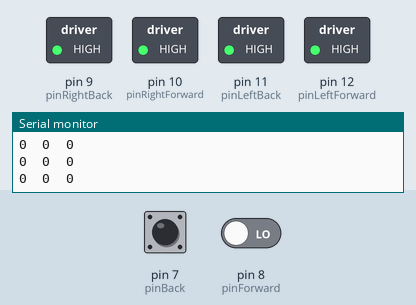
The sketch below on a simulated Arduino Uno, built with avr-gcc and run on an emulated ATmega328P. Shown: switched loads named in the sketch (green lamp = pin HIGH), the last lines printed to the serial monitor. Dashed ring = blinking. The inputs (shaded band) are chosen by the test bench; at power-on: pin 7 (pinBack) LOW, pin 8 (pinForward) LOW.

Above: at 1.2 s.
1.3 s: pin 7 (pinBack) driven HIGH
At 1.9 s:
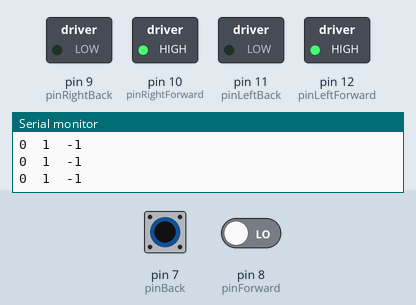
2.8 s: pin 8 (pinForward) driven HIGH
At 4.0 s:
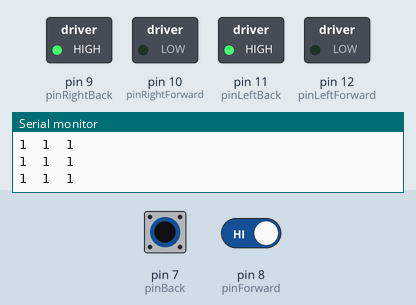
4.3 s: pin 8 (pinForward) driven LOW
At 5.2 s:
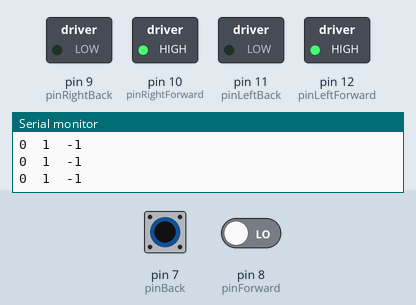
5.8 s: pin 7 (pinBack) driven LOW
At 6.2 s:
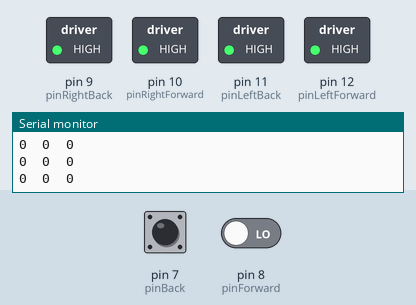
8.8 s: pin 7 (pinBack) pulsed HIGH 2 times (0.12 s each, 0.3 s apart)
At 9.02 s:
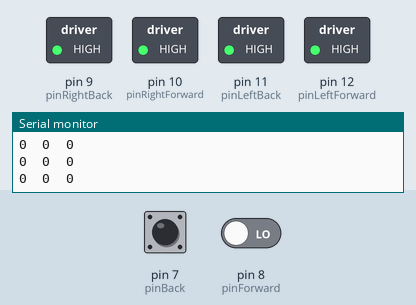
12.4 s: pin 7 (pinBack) pulsed HIGH 2 times (0.12 s each, 0.3 s apart)
At 13.4 s:
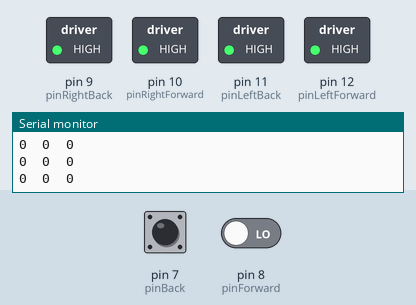
Timing chart, 0 to 15.4 s (numbered marks = the images above; inputs shaded):
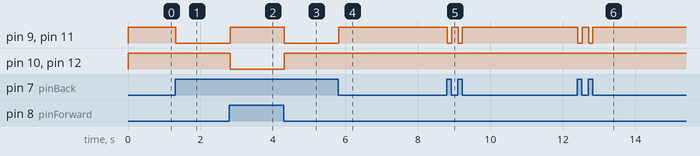

Measured:
- after the input at 1.3 s, pin 9 (pinRightBack), pin 11 (pinLeftBack): HIGH → LOW at once
- after the input at 2.8 s, pin 9 (pinRightBack), pin 11 (pinLeftBack): LOW → HIGH at once; pin 10 (pinRightForward), pin 12 (pinLeftForward): HIGH → LOW at once
- after the input at 4.3 s, pin 9 (pinRightBack), pin 11 (pinLeftBack): HIGH → LOW at once; pin 10 (pinRightForward), pin 12 (pinLeftForward): LOW → HIGH at once
- after the input at 5.8 s, pin 9 (pinRightBack), pin 11 (pinLeftBack): LOW → HIGH at once
- after the input at 8.8 s, pin 9 (pinRightBack), pin 11 (pinLeftBack): alternates HIGH for 0.19 s and LOW for 0.11 s, 4 changes in all, then stays HIGH, starting at once
- after the input at 12.4 s, pin 9 (pinRightBack), pin 11 (pinLeftBack): alternates HIGH for 0.18 s and LOW for 0.12 s, 4 changes in all, then stays HIGH, starting at once

The sketch:

car2.ino
```cpp
const int  pinForward = 8;
const int  pinBack = 7;

const int  pinLeftForward = 12;
const int  pinLeftBack = 11;
const int  pinRightForward = 10;
const int  pinRightBack = 9;
int bMotorDic = 0;

void setup() {
  Serial.begin(9600);
  pinMode(pinForward, INPUT);
  pinMode(pinBack, INPUT);
  pinMode(pinLeftForward, OUTPUT);
  pinMode(pinLeftBack, OUTPUT);
  pinMode(pinRightForward, OUTPUT);
  pinMode(pinRightBack, OUTPUT);
}

void loop() {
  if (digitalRead(pinForward) == HIGH) bMotorDic = 1;
  else if (digitalRead(pinBack) == HIGH) bMotorDic = -1;
  else bMotorDic = 0;
  Serial.print(String(digitalRead(pinForward)));
  Serial.print("  ");
  Serial.print(digitalRead(pinBack));
  Serial.print("  ");
  Serial.println (bMotorDic);

  if (bMotorDic == 0
  ) {
    digitalWrite(pinLeftForward, HIGH);
    digitalWrite(pinRightForward, HIGH);
    digitalWrite(pinLeftBack, HIGH);
    digitalWrite(pinRightBack, HIGH);
  }
  if (bMotorDic == 1) {
    digitalWrite(pinLeftForward, LOW);
    digitalWrite(pinRightForward, LOW);
    digitalWrite(pinLeftBack, HIGH);
    digitalWrite(pinRightBack, HIGH);
  }
  if (bMotorDic == -1) {
    digitalWrite(pinLeftForward, HIGH);
    digitalWrite(pinRightForward, HIGH);
    digitalWrite(pinLeftBack, LOW);
    digitalWrite(pinRightBack, LOW);
  }
}
```
